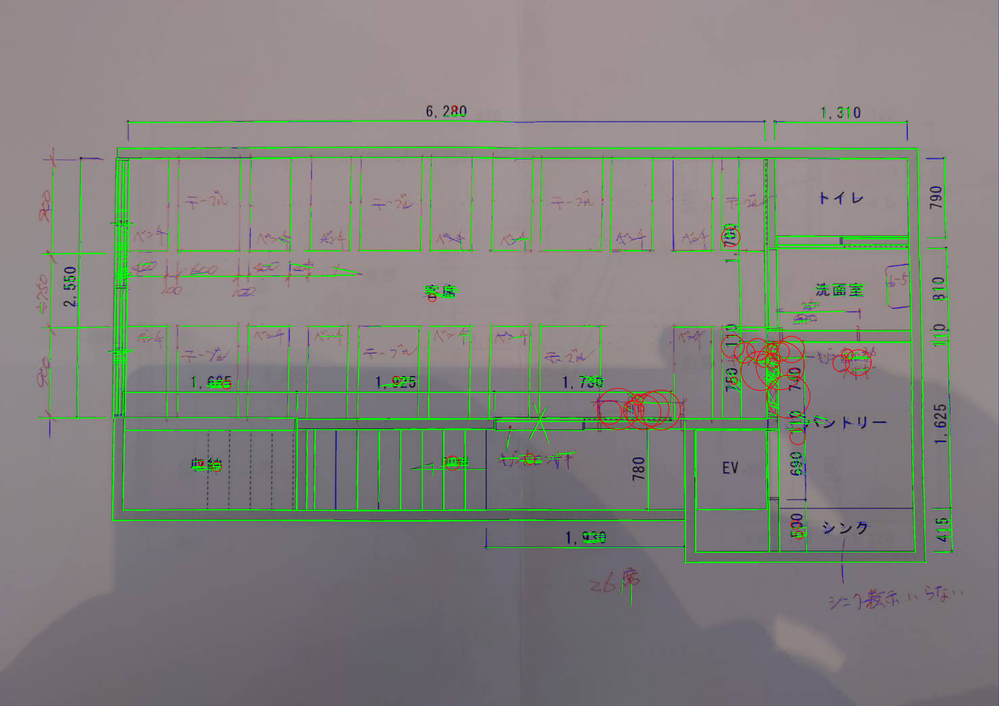
#> input picture shops/a_shop/archive/20250612_1137_平面図_2階_バランス調整_balanced_vis.png, 999 x 706 px, shrunk from 4093 x 2894 before the run
$ python -i enhanced_image_processor.py   (imports and definitions only)
#> lines starting #> are read from the running program, lines starting #| are printed output that depends on the picture
#> further down, picture is the input picture: shape (706, 999, 3); mean B, G, R 125.9, 129.5, 130.9
#!/usr/bin/env python
# -*- coding: utf-8 -*-

"""
拡張画像処理モジュール
高度な画像処理とAI技術を活用して図面の認識精度を向上させる
"""

import os
import numpy as np
import cv2
from skimage import measure, morphology, filters, feature
import matplotlib.pyplot as plt


class EnhancedImageProcessor:
    """高度な画像処理を行うクラス"""

    def __init__(self):
        """初期化"""
        pass

    def enhance_image(self, image):
        """
        画像の品質を向上させる

        Args:
            image (numpy.ndarray): 入力画像

        Returns:
            numpy.ndarray: 品質向上後の画像
        """
        # グレースケールに変換
        if len(image.shape) == 3:
            gray = cv2.cvtColor(image, cv2.COLOR_BGR2GRAY)
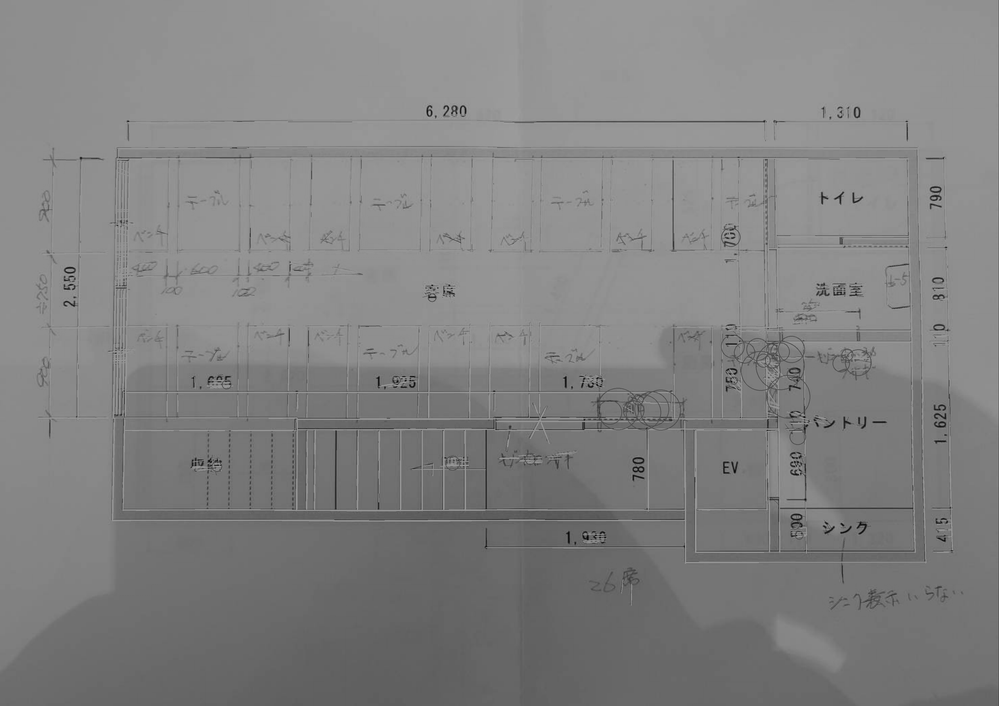
#> gray: shape (706, 999); min 4, max 167, mean 129.6
        else:
            gray = image.copy()

        # ノイズ除去（非局所平均法）
        denoised = cv2.fastNlMeansDenoising(gray, None, 10, 7, 21)

        # コントラスト強調
        clahe = cv2.createCLAHE(clipLimit=2.0, tileGridSize=(8, 8))
        enhanced = clahe.apply(denoised)

        # アンシャープマスク（シャープネス向上）
        gaussian = cv2.GaussianBlur(enhanced, (0, 0), 3.0)
        sharpened = cv2.addWeighted(enhanced, 1.5, gaussian, -0.5, 0)
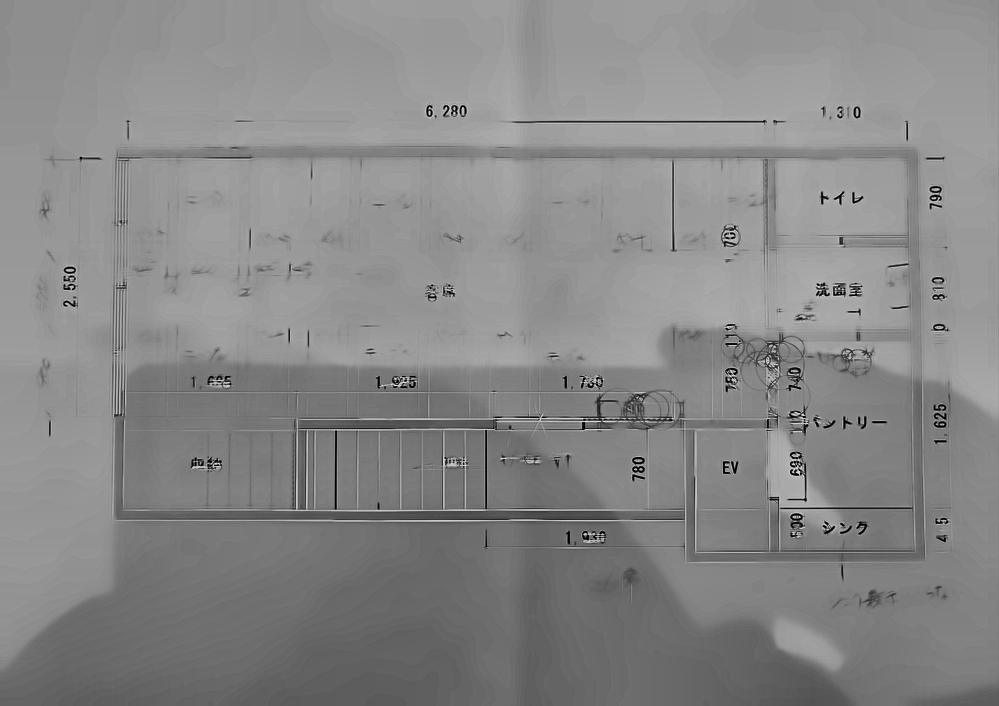
#> sharpened: shape (706, 999); min 0, max 225, mean 135.5

        return sharpened

    # [404 lines left out: functions adaptive_threshold, detect_lines_advanced, _merge_collinear_lines, detect_circles_advanced, detect_rectangles_advanced, detect_walls and 2 more, not called in this run]

>>> import cv2
>>> picture = cv2.imread('shops/a_shop/archive/20250612_1137_平面図_2階_バランス調整_balanced_vis.png')
>>> result = EnhancedImageProcessor().enhance_image(picture)
